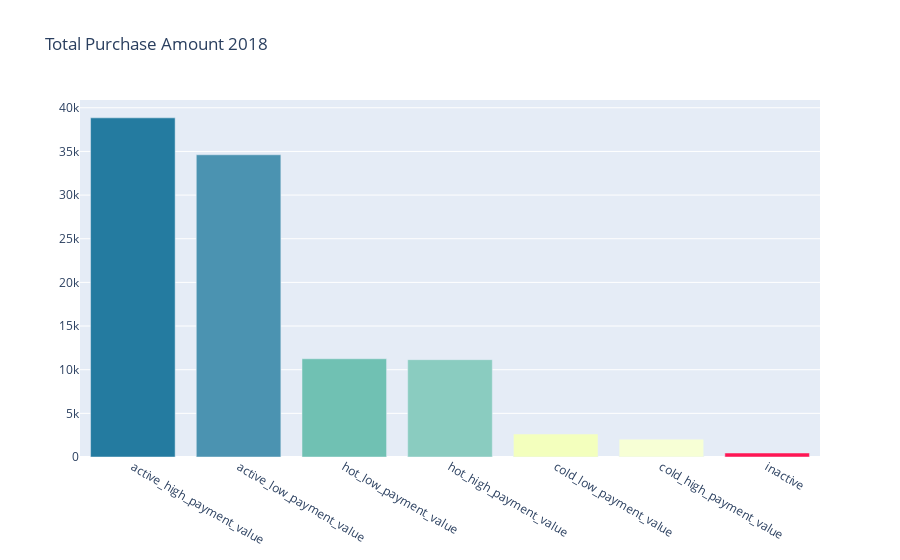

Notebook cell for this chart:
### Code cell
# configure_plotly_browser_state()
trace0 = go.Bar(
    x=df_clustering_sum_2018_qty["sub_segment"].values,
    y=df_clustering_sum_2018_qty["order_purchase_qty"].values,
    marker=dict(
        color=['rgba(36,123,160,1)', 
               'rgba(75,147,177,1)',
               'rgba(112,193,179,1)', 
               'rgba(138,204,192,1)',
               'rgba(243,255,189,1)',
               'rgba(247,255,213,1)',
               'rgba(255,22,84,1)']),
)

data = [trace0]

layout = go.Layout(
    title='Total Purchase Amount 2018',
    # xaxis= 'Segment',
    # yaxis= 'Quantity'
)

fig = go.Figure(data=data, layout=layout)
py.iplot(fig)

### Figure 1 — Plotly figure (JSON) as saved in the notebook; plotly's stock layout.template omitted (floating-point values rounded to 4 significant figures)
{"data": [{"marker": {"color": ["rgba(36,123,160,1)", "rgba(75,147,177,1)", "rgba(112,193,179,1)", "rgba(138,204,192,1)", "rgba(243,255,189,1)", "rgba(247,255,213,1)", "rgba(255,22,84,1)"]}, "type": "bar", "x": ["active_high_payment_value", "active_low_payment_value", "hot_low_payment_value", "hot_high_payment_value", "cold_low_payment_value", "cold_high_payment_value", "inactive"], "y": [38847, 34616, 11251, 11149, 2628, 2044, 458]}], "layout": {"title": {"text": "Total Purchase Amount 2018"}}}
